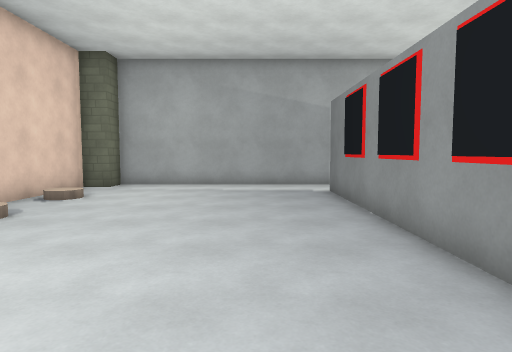
view 1 (above)

21 first-person views from a walk through a level from a Godot 3-D game. The camera is 1.5 m above the floor, tilts 4° down and sees 75° across. The floor is counted in squares, 1.16 m on a side. Each view is taken from the middle of a square. On the plan, view 1 faces up. The plan holds only what a view shows up to about 14 squares ahead; the rest is blank. Characters and animated objects are not drawn. Some surface patterns are stand-ins.

view 2
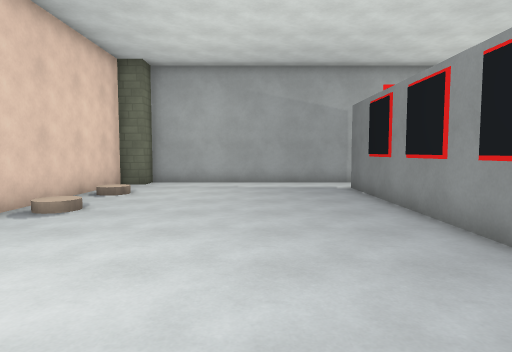

view 3
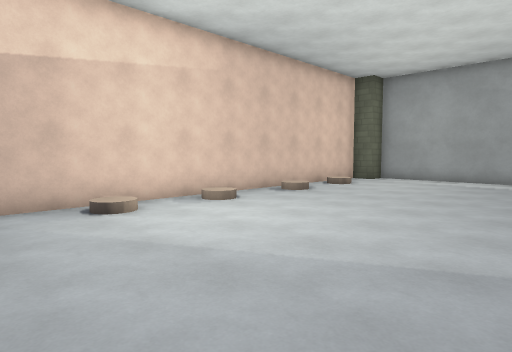

view 4
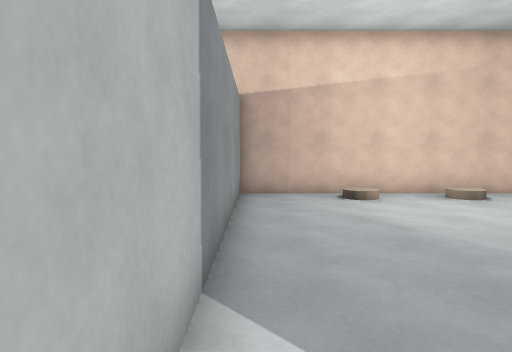

view 5
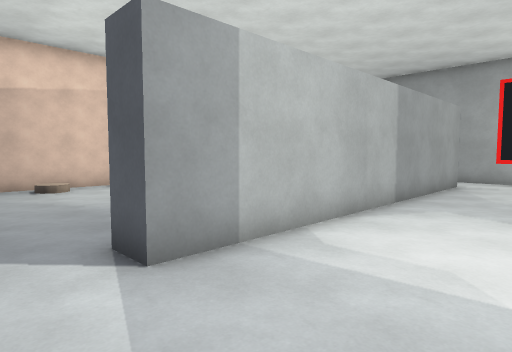

view 6
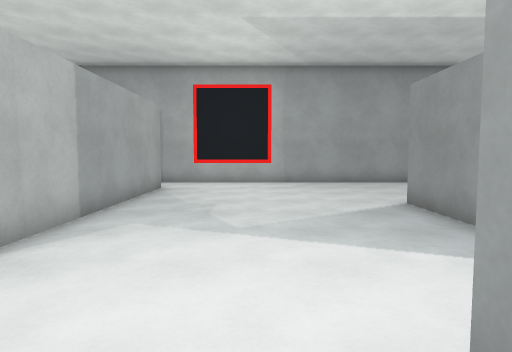

view 7
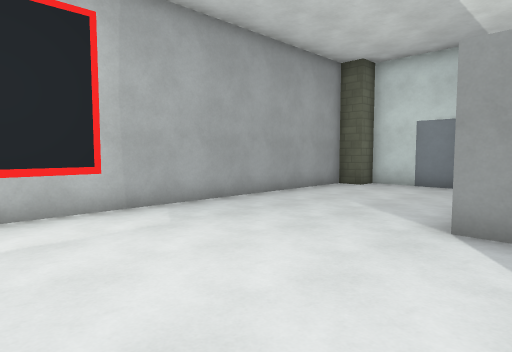

view 8
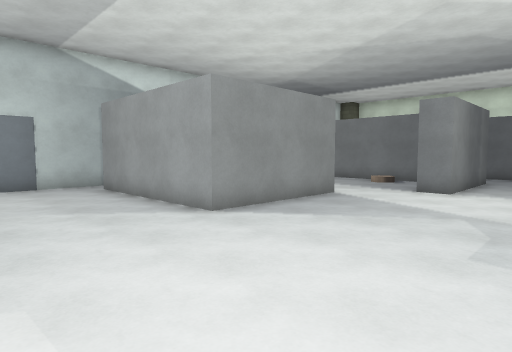

view 9
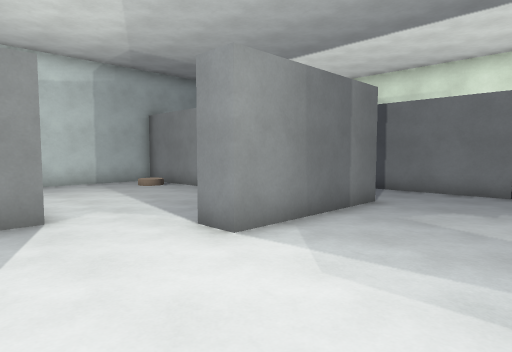

view 10
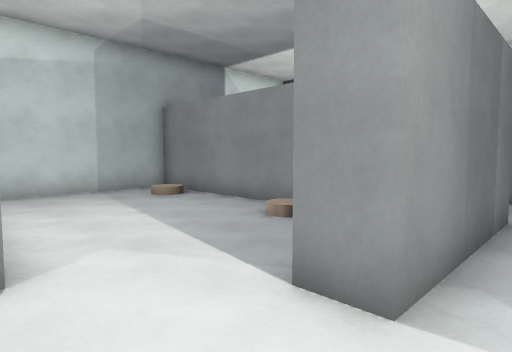

view 11
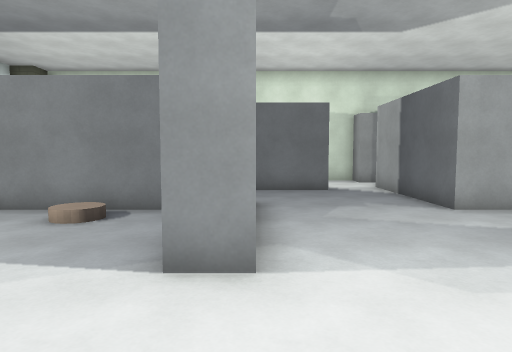

view 12
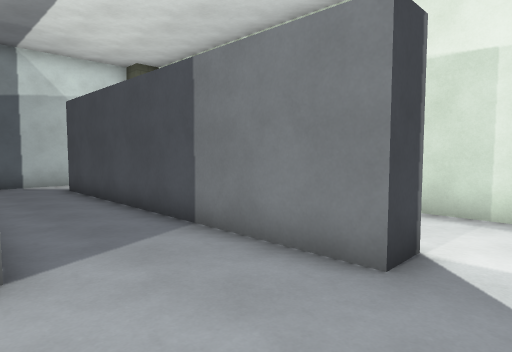

view 13
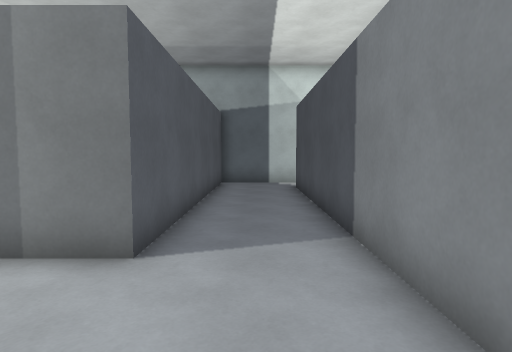

view 14
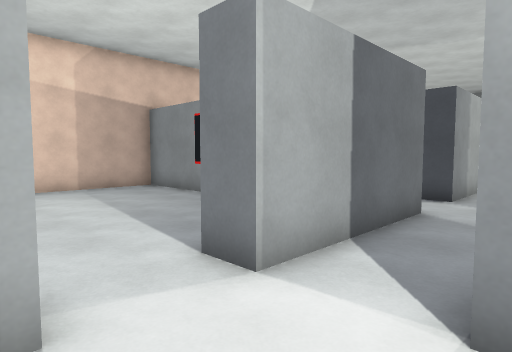

view 15
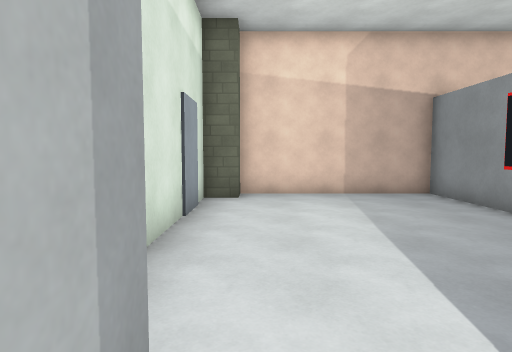

view 16
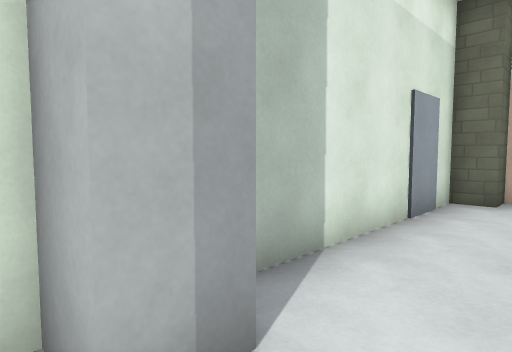

view 17
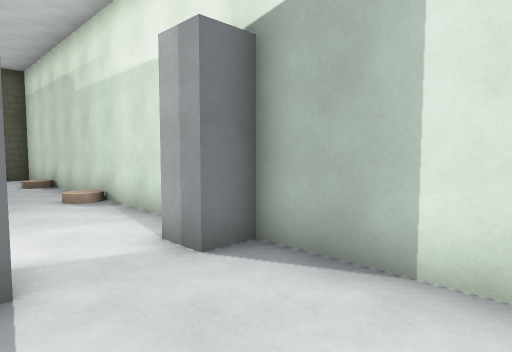

view 18
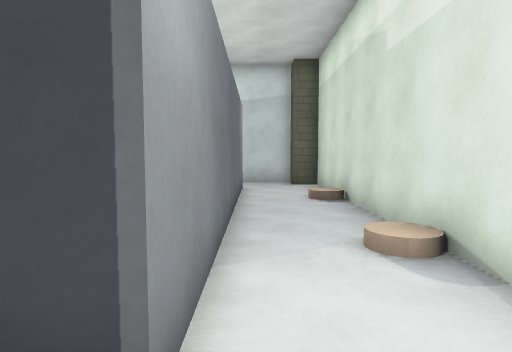

view 19
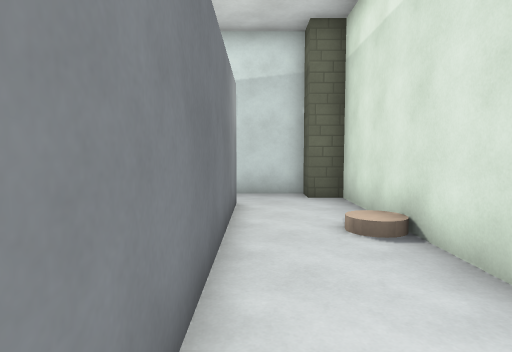

view 20
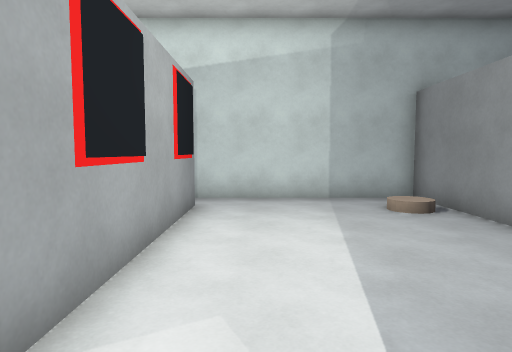

view 21
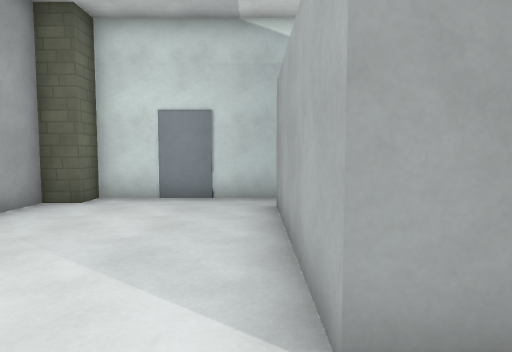

### Floor plan
Ten units are one square. View 1 is at (0, 0); x grows to the right and y downward. Boxes are objects, and circles mark ways between rooms. Rooms are numbered by the first view taken in them; rooms with no view inside come last. Other rooms are left out.
<svg viewBox="-70 -140 260 260">
<path fill="none" stroke="#000" d="M25 -31 25 -112M-65 -125 -65 35M-60 35 25 35M25 -135 -55 -135M109 -25 109 -75 171 -75M185 -69 185 -125M35 -112 35 12 25 12M25 35 35 35 35 85M181 45 80 45 80 -5 90 -5M175 -135 25 -135M55 85 55 75 165 75M185 86 185 59M165 85 55 85M35 105 35 115 175 115M185 105 185 86M-30 45 -65 45 -65 105M-56 115 25 115 25 105 35 105M35 85 25 85M101 35 185 35 185 -28M171 -25 109 -25"/>
<rect x="-65" y="-135" width="10" height="10" fill="#bbb"><title>pillar</title></rect>
<rect x="45" y="-135" width="30" height="10" fill="#bbb"><title>painting</title></rect>
<rect x="175" y="-135" width="10" height="10" fill="#bbb"><title>pillar</title></rect>
<rect x="175" y="105" width="10" height="10" fill="#bbb"><title>pillar</title></rect>
<rect x="-65" y="105" width="10" height="10" fill="#bbb"><title>pillar</title></rect>
<circle cx="30" cy="-125" r="3" fill="#2a7"/>
<circle cx="30" cy="25" r="3" fill="#2a7"/>
<circle cx="175" cy="80" r="3" fill="#2a7"/>
<circle cx="45" cy="80" r="3" fill="#2a7"/>
<circle cx="100" cy="-10" r="3" fill="#2a7"/>
<circle cx="180" cy="-30" r="3" fill="#2a7"/>
<circle cx="30" cy="95" r="3" fill="#2a7"/>
<text x="-20" y="-50">1</text>
<text x="100" y="-40">2</text>
<text x="110" y="100">3</text>
<text x="-20" y="80">4</text>
<text x="140" y="10">5</text>
</svg>
Room 1 opens to room 2. Room 2 opens to room 3. Room 2 opens to room 5. Room 3 opens to room 4.

Where each view was taken, in squares from view 1:
view 1: 0 up, 0 right, facing up
view 2: 1 down, 1 left, facing up
view 3: 3 down, 2 right, facing up-left
view 4: 3 down, 4 right, facing left
view 5: 3 down, 7 right, facing up-left
view 6: 1 down, 7 right, facing up
view 7: 6 up, 5 right, facing up-right
view 8: 12 up, 5 right, facing down-right
view 9: 4 up, 4 right, facing down-right
view 10: 3 up, 7 right, facing down-right
view 11: 4 up, 8 right, facing down
view 12: 4 down, 4 right, facing down-right
view 13: 6 down, 4 right, facing right
view 14: 11 down, 6 right, facing up-left
view 15: 10 down, 4 right, facing left
view 16: 9 down, 4 right, facing down-left
view 17: 8 down, 1 left, facing down-right
view 18: 9 down, 4 right, facing right
view 19: 9 down, 8 right, facing right
view 20: 1 up, 9 right, facing right
view 21: 8 up, 9 right, facing right
